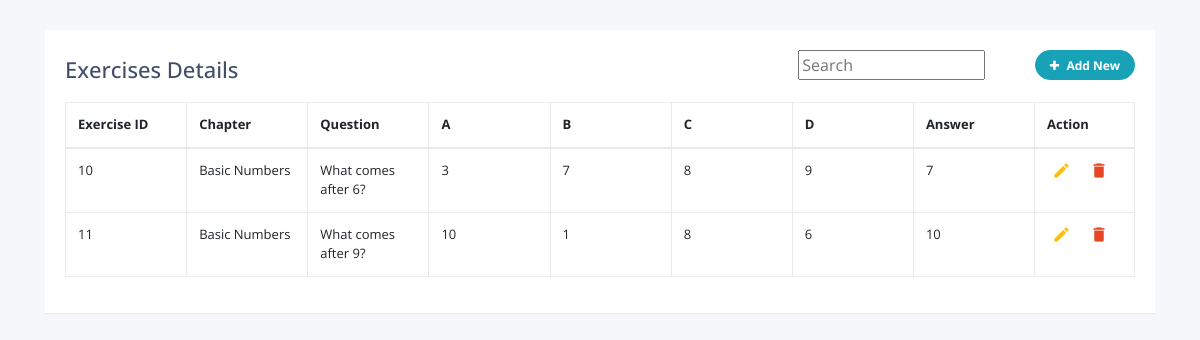
Screenshot of /ed.php with the database file from the repository.
### tables this page shows
CREATE TABLE `exercise` (
  `ExerciseID` int(4) NOT NULL,
  `LessonChapter` varchar(256) NOT NULL,
  `Question` varchar(500) NOT NULL,
  `OA` varchar(256) NOT NULL,
  `OB` varchar(256) NOT NULL,
  `OC` varchar(256) NOT NULL,
  `OD` varchar(256) NOT NULL,
  `Answer` varchar(256) NOT NULL
);

### ed.php (called while the page is built, shortened)
<?php
include('connection.php');
include('ques.php');

### ques.php (the view, shortened to what this page needs)
<?php
include('connection.php');
?>
<!DOCTYPE html>
<html lang="en">
<head>
<link rel="stylesheet" href="https://stackpath.bootstrapcdn.com/bootstrap/4.5.0/css/bootstrap.min.css">
<link rel="stylesheet" href="https://maxcdn.bootstrapcdn.com/font-awesome/4.7.0/css/font-awesome.min.css">
</head>
<body>
<div class="container-lg">
    <div class="table-responsive">
        <div class="table-wrapper">
            <div class="table-title">
                <div class="row">
                    <div class="col-sm-8"><h2>Exercises Details</b></h2></div> <div class="col-sm-4">
                    <input id="search" name="name" class="input-text js-input" type="text" placeholder="Search " required  />
                    <a href="qad.php"> <button type="button" class="btn btn-info add-new" ><i class="fa fa-plus"></i> Add New</button></a>
                    </div>
                </div>
            </div>
            <?php
                $query = "SELECT * FROM exercise";
                $query_run = mysqli_query($conn, $query);
            ?>
             <table class="table table-bordered">
                <thead>
                    <tr>
                    <th> Exercise ID </th>
                    <th> Chapter </th>
                    <th> Question</th>
                    <th>A </th>
                    <th>B</th>
                    <th>C</th>
                    <th>D</th>
                    <th>Answer</th>
                    <th>Action</th>
                    </tr>
                </thead>
                    <tbody id="cont">
                    <?php
                        if(mysqli_num_rows($query_run) > 0)
                        {
                            while($row = mysqli_fetch_assoc($query_run))
                            {
                        ?>
                            <tr>
                             <td><?php  echo $_SESSION['ExerciseID']; ?></td>
                                <td><?php  echo $row['LessonChapter']; ?></td>
                                <td><?php  echo $row['Question']; ?></td>
                                <td><?php  echo $row['OA']; ?></td>
                                <td><?php  echo $row['OB']; ?></td>
                                <td><?php  echo $row['OC']; ?></td>
                                <td><?php  echo $row['OD']; ?></td>
                                <td><?php  echo $row['Answer']; ?></td>
                        <td>
                            <a class="edit" href="eum.php"title="Edit" data-toggle="tooltip"><i class="material-icons">&#xE254;</i></a>
                            <a class="delete" href="ed.php" title="Delete" data-toggle="tooltip"><i class="material-icons">&#xE872;</i></a>
                        </td>
                        </tr>
                        <?php
                            }
                        }
                        else {
                            echo "No Record Found";
                        }
                        ?>
                </tbody>
            </table>
        </div>
    </div>
</div>
</body>
</html>

### ques.php (style rules this page uses)
body { color: #404E67; background: #F5F7FA; font-family: 'Open Sans', sans-serif; }
.table-wrapper { table-layout: auto; width: 100%; margin: 30px auto; background: #fff; padding: 20px; box-shadow: 0 1px 1px rgba(0,0,0,.05); }
.table-title { padding-bottom: 10px; margin: 0 0 10px; }
.table-title h2 { margin: 6px 0 0; font-size: 22px; }
.table-title .add-new { float: right; height: 30px; font-weight: bold; font-size: 12px; text-shadow: none; min-width: 100px; border-radius: 50px; line-height: 13px; }
.table-title .add-new i { margin-right: 4px; }
table.table { table-layout: fixed; }
table.table tr th, table.table tr td { border-color: #e9e9e9; font-size: 13px; }
table.table th:last-child { width: 100px; }
table.table td a { cursor: pointer; display: inline-block; margin: 0 5px; min-width: 24px; }
table.table td a.edit { color: #FFC107; }
table.table td a.delete { color: #E34724; }
table.table td i { font-size: 19px; }

### rows the page displays
exercise: ExerciseID "10", LessonChapter "Basic Numbers", Question "What comes after 6?", OA "3", OB "7", OC "8", OD "9", Answer "7"
exercise: ExerciseID "11", LessonChapter "Basic Numbers", Question "What comes after 9?", OA "10", OB "1", OC "8", OD "6", Answer "10"
